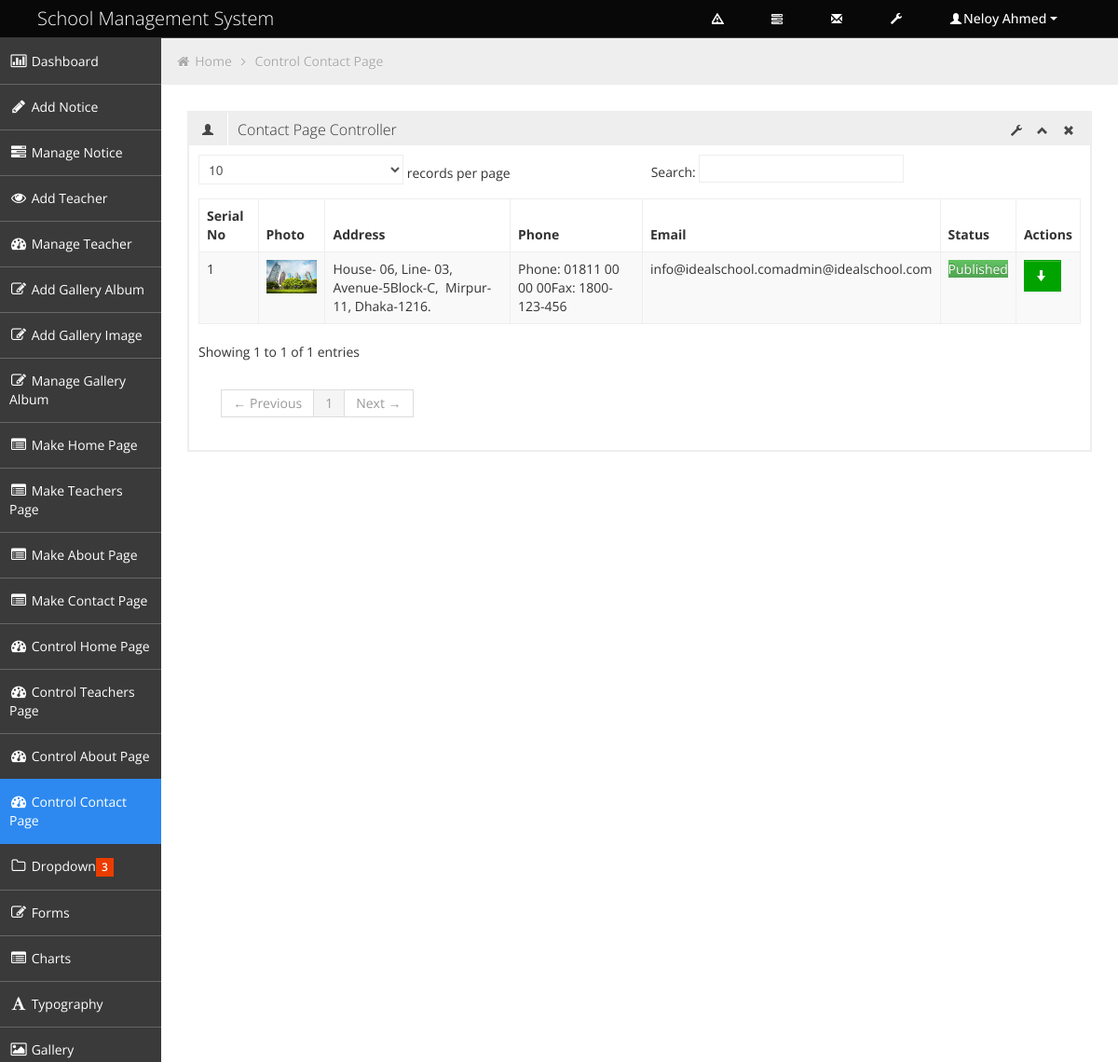
Screenshot of /Neloy/control_contact_page.php (signed in) with the database file from the repository.
### tables this page shows
CREATE TABLE IF NOT EXISTS `tbl_contact` (
  `contact_id` int(5) NOT NULL AUTO_INCREMENT,
  `right_side_image` varchar(50) NOT NULL,
  `address` text NOT NULL,
  `phone_fax` text NOT NULL,
  `email` text NOT NULL,
  `publication_status` tinyint(1) NOT NULL,
  `deletion_status` tinyint(1) NOT NULL DEFAULT '0',
  PRIMARY KEY (`contact_id`)
);

### Neloy/control_contact_page.php (called while the page is built, shortened)
<?php
include './admin_master.php';

### classes/db_connect.php (called while the page is built, shortened)
<?php
class Db_Connect {
    public function __construct() {
        $db_name = 'seip_term_project_sch_mng_102543';
    }
}

### classes/super_admin.php (called while the page is built, shortened)
<?php
require 'db_connect.php';
class Super_Admin {
    public function select_contact_page(){
        $sql = "SELECT * FROM tbl_contact WHERE deletion_status=0";
        $result = mysql_query($sql);
        return $result;
    }
}

### Neloy/control_contact_page_content.php (the view, shortened to what this page needs)
<?php
$result = $sup_obj->select_contact_page();
?>
<ul class="breadcrumb">
    <li>
        <i class="icon-home"></i>
        <a href="index.html">Home</a>
        <i class="icon-angle-right"></i>
    </li>
    <li><a href="#">Control Contact Page</a></li>
</ul>
<div class="row-fluid sortable">
    <div class="box span12">
        <div class="box-header" data-original-title>
            <h2><i class="halflings-icon user"></i><span class="break"></span>Contact Page Controller</h2>
            <div class="box-icon">
                <a href="#" class="btn-setting"><i class="halflings-icon wrench"></i></a>
                <a href="#" class="btn-minimize"><i class="halflings-icon chevron-up"></i></a>
                <a href="#" class="btn-close"><i class="halflings-icon remove"></i></a>
            </div>
        </div>
        <div class="box-content">
            <table class="table table-striped table-bordered bootstrap-datatable datatable">
                <thead>
                    <tr>
                        <th>Serial No</th>
                        <th>Photo</th>
                        <th>Address</th>
                        <th>Phone</th>
                        <th>Email</th>
                        <th>Status</th>
                        <th>Actions</th>
                    </tr>
                </thead>
                <tbody>
                    <?php $i = 1;
                    while ($data = mysql_fetch_assoc($result)) {
                        ?>
                        <tr>
                            <td><?php echo $i; ?></td>
                            <td class="center"><img src="../php_upload/contact/<?php echo $data['right_side_image'];?>" height="100" width="80"></td>
                            <td class="center"><?php echo strip_tags( $data['address'] );?></td>
                            <td class="center"><?php echo strip_tags( $data['phone_fax'] );?></td>
                            <td class="center"><?php echo strip_tags( $data['email'] );?></td>
                            <td class="center">
                                <?php
                                    if ($data['publication_status'] == 0) {
                                        echo '<span class="btn-danger">' .'Unpublished'. '</span>';
                                    } else {
                                        echo '<span class="btn-success">'. 'Published' . '</span>';
                                    }
                                    ?>
                            </td>
                            <td class="center">
    <?php if ($data['publication_status'] == 0) { ?>
                                    <a class="btn btn-danger" href="?status=unpublished&contact_id=<?php echo $data['contact_id'] ?>" title="make active">
                                        <i class="halflings-icon white arrow-up"></i>
                                    </a>
    <?php } else { ?>
                                    <a class="btn btn-success" href="?status=published&contact_id=<?php echo $data['contact_id'] ?>" title="make inactive">
                                        <i class="halflings-icon white arrow-down"></i>
                                    </a>
    <?php } ?>
                            </td>
                        </tr>
                        <?php $i++;
                    }
                    ?>
                </tbody>
            </table>
        </div>
    </div>
</div>

### Neloy/css/style.css (style rules this page uses)
body { background: #F5F5F5; color: #333; border: none; font-family: 'Open Sans', sans-serif; font-weight: 400; }
h2 { font-size: 16px; line-height: 16px; }
.breadcrumb { margin: -28px -28px 28px -28px; line-height: 34px; background: #eee; border: 0px; color: #aaa; -webkit-box-shadow: none; -moz-box-shadow: none; box-shadow: none; -webkit-border-radius: 0px; -moz-border-radius: 0px; border-radius: 0px; }
.breadcrumb a { color: #aaa; text-shadow: 0px 1px 1px #fff; }
.box { border: 2px solid #eee; background: #fff !important; margin-bottom: 28px; }
.box-header { height: 16px; font-size: 16px; line-height: 16px; padding: 10px; background: #eee; -webkit-box-shadow: none; -moz-box-shadow: none; box-shadow: none; overflow: hidden; }
.box-header h2 { float:left; margin-top: 0px; font-weight: 300; }
.box-header h2 i { margin: 0px 3px 0px 4px; opacity: .8; filter: alpha(opacity=80); -ms-filter:"progid:DXImageTransform.Microsoft.Alpha(Opacity=80)"; }
.box-header .box-icon { float:right; margin-top: 1px; }
.box-header .box-icon i { -webkit-transition: all 0.1s ease-in-out; -moz-transition: all 0.1s ease-in-out; -o-transition: all 0.1s ease-in-out; -ms-transition: all 0.1s ease-in-out; transition: all 0.1s ease-in-out; opacity: .8; filter: alpha(opacity=80); -ms-filter:"progid:DXImageTransform.Microsoft.Alpha(Opacity=80)"; }
.box-header .box-icon a { margin: 0px 5px; }
.box-content { position: relative; z-index: 50; margin-top: -1px; padding: 10px; background: #fff !important; }
.btn { display: inline-block; padding: 6px 12px; margin-bottom: 0; font-size: 14px; font-weight: 500; line-height: 20px; text-align: center; white-space: nowrap; vertical-align: middle; cursor: pointer; border: 1px solid #a7a9aa; -webkit-border-radius: 0px !important; border-radius: 0px !important; }
.btn i { margin-top: 2px; }
.btn { color: #ffffff; background-color: #a7a9aa; border-color: #a7a9aa; background-image: none; filter: none; text-shadow: none; }
.btn-success { background-color: #00A300; border-color: #00A300; }
.table th, .table td { border-top: 1px solid #eee; }
.table-bordered { border-color: #eee; -webkit-border-radius: 0px !important; -moz-border-radius: 0px !important; border-radius: 0px !important; }
.table-bordered th, .table-bordered td { border-left: 1px solid #eee; }
.table-bordered thead:first-child tr:first-child > th:first-child, .table-bordered tbody:first-child tr:first-child > td:first-child, .table-bordered tbody:first-child tr:first-child > th:first-child { -webkit-border-radius: 0px !important; -moz-border-radius: 0px !important; border-radius: 0px !important; }
.table-bordered thead:first-child tr:first-child > th:last-child, .table-bordered tbody:first-child tr:first-child > td:last-child, .table-bordered tbody:first-child tr:first-child > th:last-child { -webkit-border-radius: 0px !important; -moz-border-radius: 0px !important; border-radius: 0px !important; }
.table-bordered thead:last-child tr:last-child > th:first-child, .table-bordered tbody:last-child tr:last-child > td:first-child, .table-bordered tbody:last-child tr:last-child > th:first-child, .table-bordered tfoot:last-child tr:last-child > td:first-child, .table-bordered tfoot:last-child tr:last-child > th:first-child { -webkit-border-radius: 0px !important; -moz-border-radius: 0px !important; border-radius: 0px !important; }
.table-bordered thead:last-child tr:last-child > th:last-child, .table-bordered tbody:last-child tr:last-child > td:last-child, .table-bordered tbody:last-child tr:last-child > th:last-child, .table-bordered tfoot:last-child tr:last-child > td:last-child, .table-bordered tfoot:last-child tr:last-child > th:last-child { -webkit-border-radius: 0px !important; -moz-border-radius: 0px !important; border-radius: 0px !important; }

### rows the page displays
tbl_contact: right_side_image (picture), address "House- 06, Line- 03, Avenue-5Block-C, Mirpur-11, Dhaka-1216.", phone_fax "Phone: 01811 00 00 00Fax: 1800-123-456", email "info@idealschool.comadmin@idealschool.com", publication_status "Published"

### other values shown
$_SESSION['admin_name'] "Neloy Ahmed"
